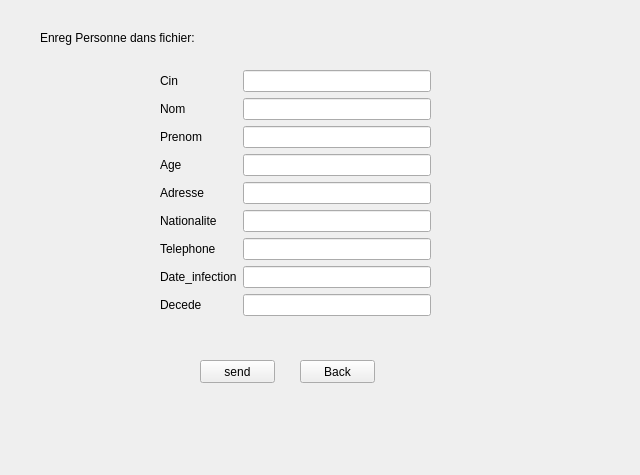
<?xml version="1.0" encoding="UTF-8"?>
<ui version="4.0">
 <class>Form</class>
 <widget class="QWidget" name="Form">
  <property name="geometry">
   <rect>
    <x>0</x>
    <y>0</y>
    <width>640</width>
    <height>475</height>
   </rect>
  </property>
  <property name="windowTitle">
   <string>Form</string>
  </property>
  <widget class="QWidget" name="formLayoutWidget">
   <property name="geometry">
    <rect>
     <x>160</x>
     <y>70</y>
     <width>271</width>
     <height>261</height>
    </rect>
   </property>
   <layout class="QFormLayout" name="formLayout">
    <item row="0" column="0">
     <widget class="QLabel" name="cinLabel">
      <property name="text">
       <string>Cin</string>
      </property>
     </widget>
    </item>
    <item row="0" column="1">
     <widget class="QLineEdit" name="cinLineEdit"/>
    </item>
    <item row="1" column="0">
     <widget class="QLabel" name="nomLabel">
      <property name="text">
       <string>Nom</string>
      </property>
     </widget>
    </item>
    <item row="1" column="1">
     <widget class="QLineEdit" name="nomLineEdit"/>
    </item>
    <item row="2" column="0">
     <widget class="QLabel" name="prenomLabel">
      <property name="text">
       <string>Prenom</string>
      </property>
     </widget>
    </item>
    <item row="2" column="1">
     <widget class="QLineEdit" name="prenomLineEdit"/>
    </item>
    <item row="3" column="0">
     <widget class="QLabel" name="ageLabel">
      <property name="text">
       <string>Age</string>
      </property>
     </widget>
    </item>
    <item row="3" column="1">
     <widget class="QLineEdit" name="ageLineEdit"/>
    </item>
    <item row="4" column="0">
     <widget class="QLabel" name="adresseLabel">
      <property name="text">
       <string>Adresse</string>
      </property>
     </widget>
    </item>
    <item row="4" column="1">
     <widget class="QLineEdit" name="adresseLineEdit"/>
    </item>
    <item row="5" column="0">
     <widget class="QLabel" name="nationaliteLabel">
      <property name="text">
       <string>Nationalite</string>
      </property>
     </widget>
    </item>
    <item row="5" column="1">
     <widget class="QLineEdit" name="nationaliteLineEdit"/>
    </item>
    <item row="6" column="0">
     <widget class="QLabel" name="telephoneLabel">
      <property name="text">
       <string>Telephone</string>
      </property>
     </widget>
    </item>
    <item row="7" column="0">
     <widget class="QLabel" name="date_infectionLabel">
      <property name="text">
       <string>Date_infection</string>
      </property>
     </widget>
    </item>
    <item row="7" column="1">
     <widget class="QLineEdit" name="date_infectionLineEdit"/>
    </item>
    <item row="8" column="0">
     <widget class="QLabel" name="decedeLabel">
      <property name="text">
       <string>Decede</string>
      </property>
     </widget>
    </item>
    <item row="8" column="1">
     <widget class="QLineEdit" name="decedeLineEdit"/>
    </item>
    <item row="6" column="1">
     <widget class="QLineEdit" name="telephoneLineEdit"/>
    </item>
   </layout>
  </widget>
  <widget class="QLabel" name="label">
   <property name="geometry">
    <rect>
     <x>40</x>
     <y>30</y>
     <width>171</width>
     <height>16</height>
    </rect>
   </property>
   <property name="text">
    <string>Enreg Personne dans fichier:</string>
   </property>
  </widget>
  <widget class="QPushButton" name="SendBtn">
   <property name="geometry">
    <rect>
     <x>200</x>
     <y>360</y>
     <width>75</width>
     <height>23</height>
    </rect>
   </property>
   <property name="text">
    <string>send</string>
   </property>
  </widget>
  <widget class="QPushButton" name="BtnBack">
   <property name="geometry">
    <rect>
     <x>300</x>
     <y>360</y>
     <width>75</width>
     <height>23</height>
    </rect>
   </property>
   <property name="text">
    <string>Back</string>
   </property>
  </widget>
 </widget>
 <resources/>
 <connections/>
</ui>
